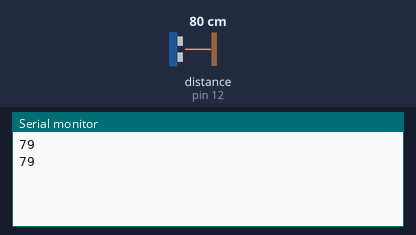
Recording of a sketch running on a simulated Arduino Uno, built with avr-gcc and run on an emulated ATmega328P. Parts: the last lines printed to the serial monitor. Wiring (inferred from the names in the program): ultrasonic range finder: trigger pin 13; echo pin 12. The inputs (shaded band) are chosen by the test bench; at power-on: distance to the obstacle (sensor on pin 12) 80 cm. The echo pulse lasts 58.3 µs per cm.

Above: at 1.8 s.
1.9 s: distance to the obstacle (sensor on pin 12) set to 2 cm
At 2.3 s:
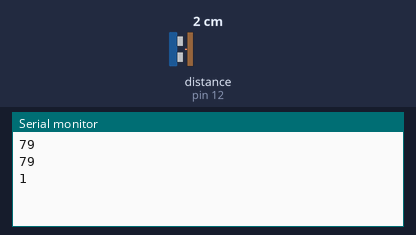
3.4 s: distance to the obstacle (sensor on pin 12) set to 4 cm
At 4.8 s:
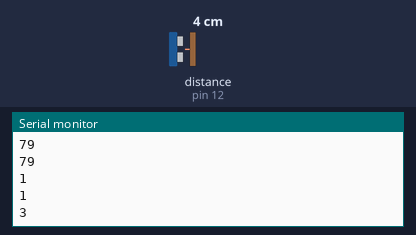
Timing chart, 0 to 6.4 s (numbered marks = the images above; inputs shaded):
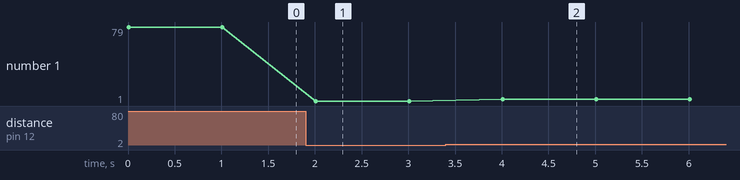

Measured:
- after the input at 1.9 s, the serial monitor: prints a new line after 0.11 s (image 1)
- after the input at 3.4 s, the serial monitor: prints a new line after 0.61 s (image 2)
- plotted number 1: 79 → 1 after the input at 1.9 s, 1 → 3 after the input at 3.4 s

The sketch:

ultrasonic_test.ino
```cpp
// Pines ultrasonic
#define TRIG_PIN 13
#define ECHO_PIN 12
#define TRIG_DELAY 10

int calculate_dist() {
  digitalWrite(TRIG_PIN, HIGH);
  delayMicroseconds(TRIG_DELAY);
  digitalWrite(TRIG_PIN, LOW);


  // Leo el tiempo que tarda el pulso en regresar
  // y calculo la distancia (en cm)

  float dist = (pulseIn(ECHO_PIN, HIGH) / 2) * 0.0343; // 0.0343 cm/microsegundo
  return dist;
}


void setup() {
  // Iniciar la comunicación serial a 9600 baudios
  Serial.begin(9600);

  pinMode(TRIG_PIN, OUTPUT);
  pinMode(ECHO_PIN, INPUT);
}

void loop() {
  Serial.println(calculate_dist());
  delay(1000);
}
```
